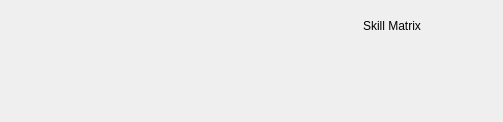
<?xml version="1.0" encoding="UTF-8"?>
<ui version="4.0">
 <class>AboutSkillMatrix</class>
 <widget class="QWidget" name="AboutSkillMatrix">
  <property name="windowModality">
   <enum>Qt::ApplicationModal</enum>
  </property>
  <property name="geometry">
   <rect>
    <x>0</x>
    <y>0</y>
    <width>550</width>
    <height>150</height>
   </rect>
  </property>
  <property name="sizePolicy">
   <sizepolicy hsizetype="Fixed" vsizetype="Fixed">
    <horstretch>0</horstretch>
    <verstretch>0</verstretch>
   </sizepolicy>
  </property>
  <property name="minimumSize">
   <size>
    <width>550</width>
    <height>150</height>
   </size>
  </property>
  <property name="windowTitle">
   <string>aboutSkillMatrix</string>
  </property>
  <layout class="QGridLayout" name="gridLayout">
   <property name="sizeConstraint">
    <enum>QLayout::SetFixedSize</enum>
   </property>
   <item row="0" column="0" rowspan="3">
    <widget class="QLabel" name="lblIcon">
     <property name="minimumSize">
      <size>
       <width>275</width>
       <height>100</height>
      </size>
     </property>
     <property name="text">
      <string/>
     </property>
     <property name="scaledContents">
      <bool>true</bool>
     </property>
    </widget>
   </item>
   <item row="0" column="1">
    <widget class="QLabel" name="lblName">
     <property name="minimumSize">
      <size>
       <width>200</width>
       <height>25</height>
      </size>
     </property>
     <property name="text">
      <string>Skill Matrix</string>
     </property>
     <property name="alignment">
      <set>Qt::AlignCenter</set>
     </property>
    </widget>
   </item>
   <item row="1" column="1">
    <widget class="QLabel" name="lblVersion">
     <property name="minimumSize">
      <size>
       <width>200</width>
       <height>25</height>
      </size>
     </property>
     <property name="text">
      <string/>
     </property>
     <property name="alignment">
      <set>Qt::AlignLeading|Qt::AlignLeft|Qt::AlignVCenter</set>
     </property>
    </widget>
   </item>
   <item row="2" column="1">
    <widget class="QLabel" name="lblCopyright">
     <property name="minimumSize">
      <size>
       <width>200</width>
       <height>25</height>
      </size>
     </property>
     <property name="text">
      <string/>
     </property>
     <property name="alignment">
      <set>Qt::AlignCenter</set>
     </property>
    </widget>
   </item>
  </layout>
 </widget>
 <layoutdefault spacing="6" margin="11"/>
 <resources/>
 <connections/>
</ui>
